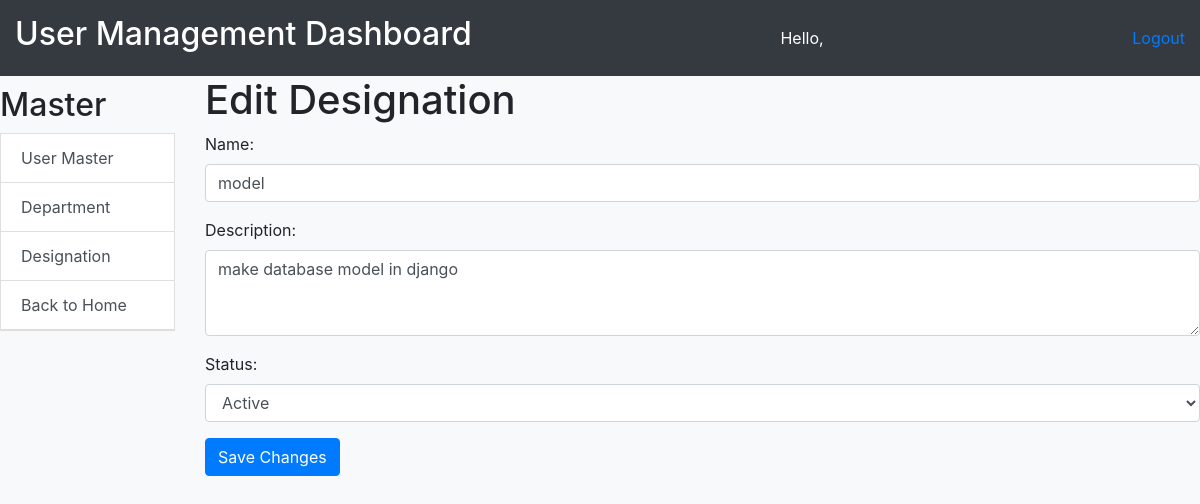
/emp_home/view_designations/1/, run on the app's committed database.
### employee/models.py (models this page shows, shortened)
class Designation(models.Model):
    STATUS_CHOICES = [
        (1, 'Active'),
        (0, 'Inactive'),
    ]
    name = models.TextField()
    description = models.TextField()
    status = models.IntegerField(choices=STATUS_CHOICES, default=1)
    date_added = models.DateTimeField(default=timezone.now)
    date_updated = models.DateTimeField(auto_now=True)

### employee/views.py (the view)
# urls.py: path('view_designations/<int:designation_id>/', edit_designation, name='edit_designation'),
def edit_designation(request, designation_id):
    designation = get_object_or_404(Designation, id=designation_id)
    if request.method == 'POST':
        form = DesignationForm(request.POST, instance=designation)
        if form.is_valid():
            form.save()
            return redirect('designations')
    else:
        form = DesignationForm(instance=designation)
    return render(request, 'edit_designation.html', {'form': form, 'designation': designation})

### employee/forms.py
class DesignationForm(forms.ModelForm):
    class Meta:
        model = Designation
        fields = ['name', 'description', 'status']

### employee/templates/edit_designation.html (shortened to what this page needs)
{% extends 'user_management.html' %}
{% block content %}
  <h1>Edit Designation</h1>
  <form method="post" action="{% url 'edit_designation' designation.id %}">
    <div class="mb-3">
      <label for="name" class="form-label">Name:</label>
      <input type="text" class="form-control" id="name" name="name" value="{{ designation.name }}" required>
    </div>
    <div class="mb-3">
      <label for="description" class="form-label">Description:</label>
      <textarea class="form-control" id="description" name="description" rows="3" required>{{ designation.description }}</textarea>
    </div>
    <div class="mb-3">
      <label for="status" class="form-label">Status:</label>
      <select class="form-control" id="status" name="status" required>
        <option value="1" {% if designation.status == 1 %}selected{% endif %}>Active</option>
      </select>
    </div>
    <button type="submit" class="btn btn-primary">Save Changes</button>
  </form>
{% endblock %}

### employee/templates/user_management.html (style rules this page uses)
body { background-color: #f8f9fa; margin: 0; }

### data on the page
Designation: name "model", description "make database model in django", status "Active"
